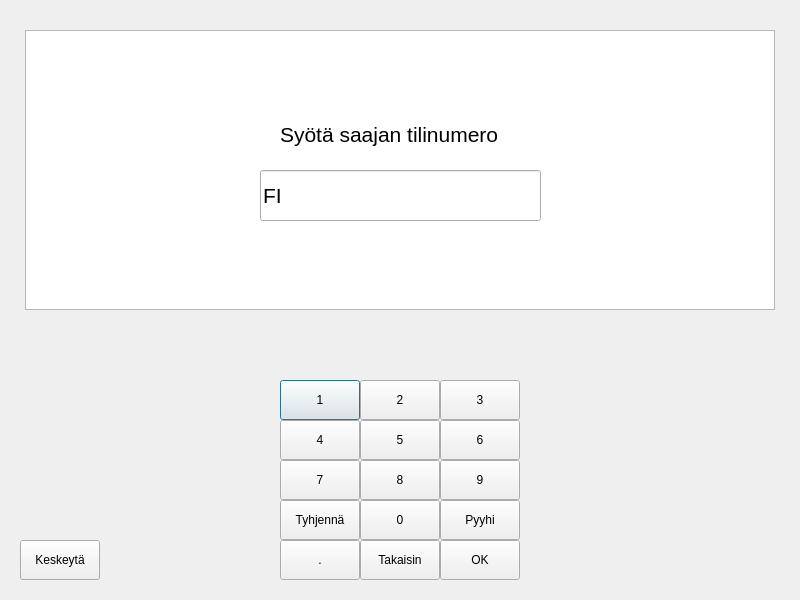
<?xml version="1.0" encoding="UTF-8"?>
<ui version="4.0">
 <class>tilisiirto</class>
 <widget class="QDialog" name="tilisiirto">
  <property name="geometry">
   <rect>
    <x>0</x>
    <y>0</y>
    <width>800</width>
    <height>600</height>
   </rect>
  </property>
  <property name="windowTitle">
   <string>Dialog</string>
  </property>
  <widget class="QPushButton" name="btn1">
   <property name="geometry">
    <rect>
     <x>280</x>
     <y>380</y>
     <width>80</width>
     <height>40</height>
    </rect>
   </property>
   <property name="text">
    <string>1</string>
   </property>
  </widget>
  <widget class="QPushButton" name="btn2">
   <property name="geometry">
    <rect>
     <x>360</x>
     <y>380</y>
     <width>80</width>
     <height>40</height>
    </rect>
   </property>
   <property name="text">
    <string>2</string>
   </property>
  </widget>
  <widget class="QPushButton" name="btn3">
   <property name="geometry">
    <rect>
     <x>440</x>
     <y>380</y>
     <width>80</width>
     <height>40</height>
    </rect>
   </property>
   <property name="text">
    <string>3</string>
   </property>
  </widget>
  <widget class="QPushButton" name="btn4">
   <property name="geometry">
    <rect>
     <x>280</x>
     <y>420</y>
     <width>80</width>
     <height>40</height>
    </rect>
   </property>
   <property name="text">
    <string>4</string>
   </property>
  </widget>
  <widget class="QPushButton" name="btn5">
   <property name="geometry">
    <rect>
     <x>360</x>
     <y>420</y>
     <width>80</width>
     <height>40</height>
    </rect>
   </property>
   <property name="text">
    <string>5</string>
   </property>
  </widget>
  <widget class="QPushButton" name="btn6">
   <property name="geometry">
    <rect>
     <x>440</x>
     <y>420</y>
     <width>80</width>
     <height>40</height>
    </rect>
   </property>
   <property name="text">
    <string>6</string>
   </property>
  </widget>
  <widget class="QPushButton" name="btn7">
   <property name="geometry">
    <rect>
     <x>280</x>
     <y>460</y>
     <width>80</width>
     <height>40</height>
    </rect>
   </property>
   <property name="text">
    <string>7</string>
   </property>
  </widget>
  <widget class="QPushButton" name="btn8">
   <property name="geometry">
    <rect>
     <x>360</x>
     <y>460</y>
     <width>80</width>
     <height>40</height>
    </rect>
   </property>
   <property name="text">
    <string>8</string>
   </property>
  </widget>
  <widget class="QPushButton" name="btn9">
   <property name="geometry">
    <rect>
     <x>440</x>
     <y>460</y>
     <width>80</width>
     <height>40</height>
    </rect>
   </property>
   <property name="text">
    <string>9</string>
   </property>
  </widget>
  <widget class="QPushButton" name="btn0">
   <property name="geometry">
    <rect>
     <x>360</x>
     <y>500</y>
     <width>80</width>
     <height>40</height>
    </rect>
   </property>
   <property name="text">
    <string>0</string>
   </property>
  </widget>
  <widget class="QPushButton" name="btnErase">
   <property name="geometry">
    <rect>
     <x>440</x>
     <y>500</y>
     <width>80</width>
     <height>40</height>
    </rect>
   </property>
   <property name="text">
    <string>Pyyhi</string>
   </property>
  </widget>
  <widget class="QPushButton" name="btnReset">
   <property name="geometry">
    <rect>
     <x>280</x>
     <y>500</y>
     <width>80</width>
     <height>40</height>
    </rect>
   </property>
   <property name="text">
    <string>Tyhjennä</string>
   </property>
  </widget>
  <widget class="QPushButton" name="btnOK">
   <property name="geometry">
    <rect>
     <x>440</x>
     <y>540</y>
     <width>80</width>
     <height>40</height>
    </rect>
   </property>
   <property name="text">
    <string>OK</string>
   </property>
  </widget>
  <widget class="QLineEdit" name="lineEdit">
   <property name="geometry">
    <rect>
     <x>260</x>
     <y>170</y>
     <width>281</width>
     <height>51</height>
    </rect>
   </property>
   <property name="font">
    <font>
     <pointsize>16</pointsize>
    </font>
   </property>
   <property name="text">
    <string>FI</string>
   </property>
  </widget>
  <widget class="QLabel" name="label">
   <property name="geometry">
    <rect>
     <x>280</x>
     <y>120</y>
     <width>241</width>
     <height>28</height>
    </rect>
   </property>
   <property name="font">
    <font>
     <pointsize>16</pointsize>
    </font>
   </property>
   <property name="text">
    <string>Syötä saajan tilinumero</string>
   </property>
  </widget>
  <widget class="QPushButton" name="btnDot">
   <property name="geometry">
    <rect>
     <x>280</x>
     <y>540</y>
     <width>80</width>
     <height>40</height>
    </rect>
   </property>
   <property name="text">
    <string>.</string>
   </property>
  </widget>
  <widget class="QPushButton" name="btnBack">
   <property name="geometry">
    <rect>
     <x>360</x>
     <y>540</y>
     <width>80</width>
     <height>40</height>
    </rect>
   </property>
   <property name="text">
    <string>Takaisin</string>
   </property>
  </widget>
  <widget class="QPushButton" name="btnQuit">
   <property name="geometry">
    <rect>
     <x>20</x>
     <y>540</y>
     <width>80</width>
     <height>40</height>
    </rect>
   </property>
   <property name="text">
    <string>Keskeytä</string>
   </property>
  </widget>
  <widget class="QTextBrowser" name="textBrowser">
   <property name="geometry">
    <rect>
     <x>25</x>
     <y>30</y>
     <width>750</width>
     <height>280</height>
    </rect>
   </property>
  </widget>
  <zorder>textBrowser</zorder>
  <zorder>btn1</zorder>
  <zorder>btn2</zorder>
  <zorder>btn3</zorder>
  <zorder>btn4</zorder>
  <zorder>btn5</zorder>
  <zorder>btn6</zorder>
  <zorder>btn7</zorder>
  <zorder>btn8</zorder>
  <zorder>btn9</zorder>
  <zorder>btn0</zorder>
  <zorder>btnErase</zorder>
  <zorder>btnReset</zorder>
  <zorder>btnOK</zorder>
  <zorder>lineEdit</zorder>
  <zorder>label</zorder>
  <zorder>btnDot</zorder>
  <zorder>btnBack</zorder>
  <zorder>btnQuit</zorder>
 </widget>
 <resources/>
 <connections/>
</ui>
